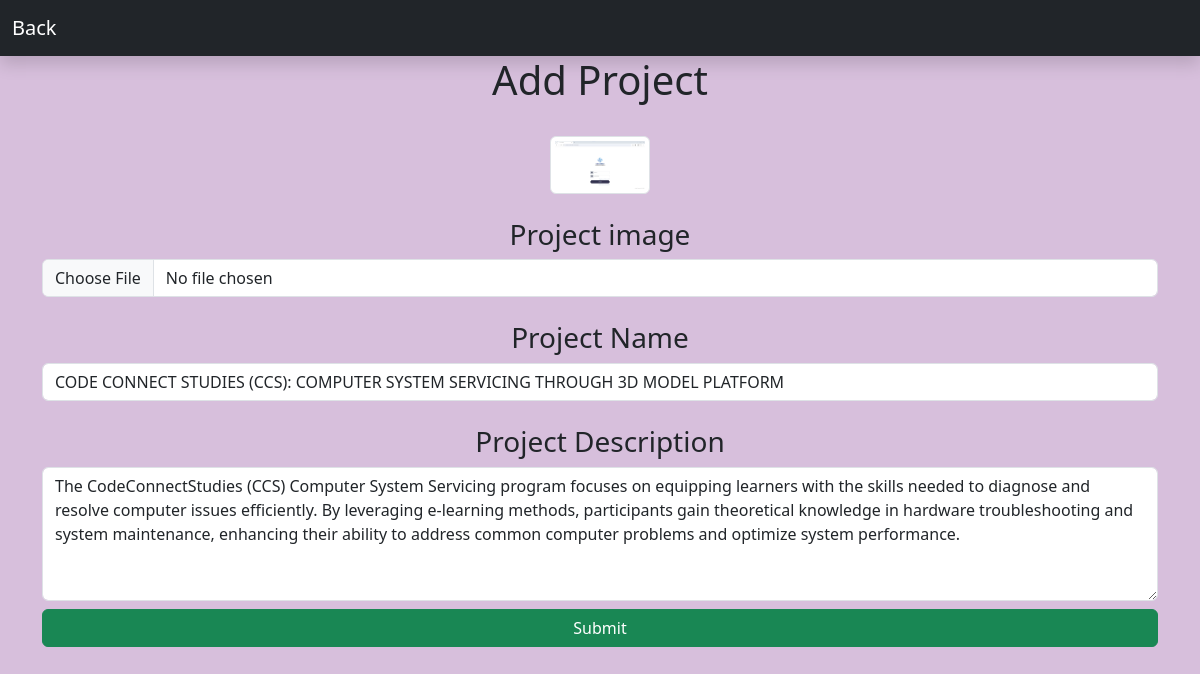
The page /andreaweb/edit_project.php?id=8 (signed in) on the database its author committed.
### tables this page shows
CREATE TABLE `tbl_project` (
  `id` int(11) NOT NULL,
  `project_Image` varchar(500) NOT NULL,
  `project_Name` varchar(500) NOT NULL,
  `project_Desc` varchar(500) NOT NULL
);

### andreaweb/edit_Project.php (the view, shortened to what this page needs)
<?php
include('session.php');
if(isset($_GET['id'])){
  $id=$_GET['id'];
  $sql="SELECT * FROM tbl_project WHERE id='$id'";
  $res=mysqli_query($conn, $sql);
  $count = mysqli_num_rows($res);
    if($count==1){
      $row=mysqli_fetch_assoc($res);
      $getImage=$row['project_Image'];
      $getName=$row['project_Name'];
      $getDesc=$row['project_Desc'];
    }
}else{
  header('location:'.SITEURL.'dashboard_Project.php');
}
?>
<!DOCTYPE html>
<html lang="en">
<head>
    <link rel="stylesheet" href="bootstrap/css/bootstrap.min.css">
</head>
<body class="bg-purple vh-100">
    <nav class="navbar navbar-expand-sm bg-dark navbar-dark shadow">
        <div class="container-fluid">
            <a href="<?php echo SITEURL;?>dashboard_Project.php" class="navbar-brand">Back</a>
        </div>
    </nav>
    <main>
    <h1 class="text-center">Add Project</h1> <br>
        <div class="container text-center align-items-center justify-content-center">
            <form action="" method="post" enctype="multipart/form-data">
                <div class="row">
                    <div class="col-md-12">
                        <div class="container">
                        <img src="image/project/<?= $getImage?>" class="img-fluid img-thumbnail" width="100px" alt="">
                        </div>
                    </div>
                    <br> <div class="col-md-12"> <br>
                            <h3 class="">Project image</h3>
                            <input type="file" class="form-control" id="" placeholder="" name="image" >
                    </div>
                    <div class="col-md-12"> <br>
                            <h3 class="">Project Name</h3>
                            <input type="text" class="form-control" id="" value="<?php echo $getName; ?>" placeholder="" name="name" required>
                    </div>
                    <div class="col-md-12"> <br>
                            <h3 class="">Project Description</h3>
                            <textarea name="desc" id="" class="form-control" cols="15" rows="5" required><?php echo $getDesc; ?></textarea>
                    </div>
                    <div class="mt-2 d-grid">
                        <button class="btn btn-success" name="btn-edit">Submit</button>
                    </div>
                </div>
            </form>
        </div>
    </main>
</body>
</html>

### andreaweb/edit_Project.php (style rules this page uses)
.bg-purple { background-color:#d7bfdc; }

### rows shown on the page
tbl_project: project_Image (picture), name "CODE CONNECT STUDIES (CCS): COMPUTER SYSTEM SERVICING THROUGH 3D MODEL PLATFORM", desc "The CodeConnectStudies (CCS) Computer System Servicing program focuses on equipping learners with the skills needed to diagnose and resolve computer issues efficiently. By leveraging e-learning methods, participants gain theoretical knowledge in hardware troubleshooting and system maintenance, enhancing their ability to address common computer problems and optimize system performance."
